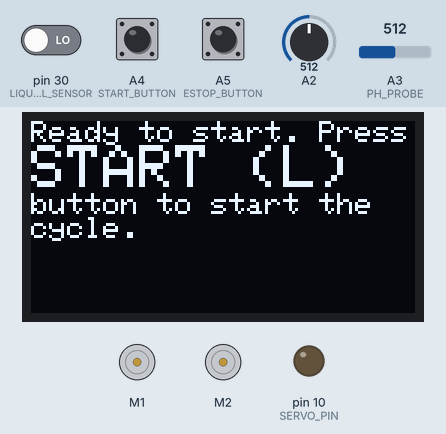
Simulated run of this sketch. Board: Arduino Mega 2560, built with avr-gcc and run on an emulated ATmega2560. Parts: 128×64 one-colour display, 2 × DC motor (green arrow = forward, orange = backward, longer = faster), output pins drawn as LEDs (lit = HIGH). Inputs (shaded band) come from the test bench; at power-on: A4 (START_BUTTON) HIGH, pin 30 (LIQUID_LEVEL_SENSOR) LOW, A2 = 512, A3 (PH_PROBE) = 512, A5 (ESTOP_BUTTON) HIGH. What the sketch prints to the serial monitor is not drawn.

Above: at 1.9 s.
2.0 s: A4 (START_BUTTON) pulled LOW for 0.15 s
At 2.5 s:
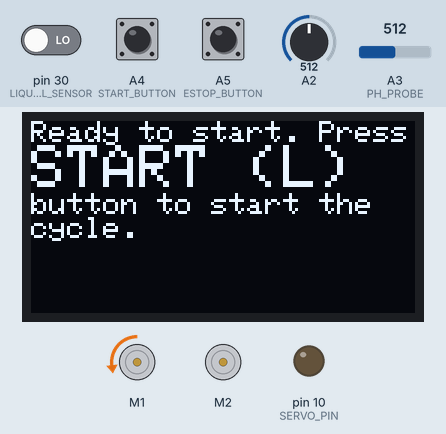
At 15.9 s:
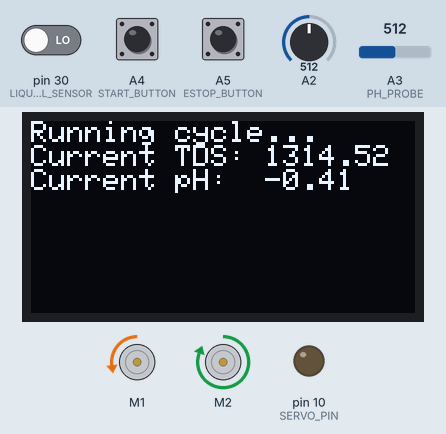
Timing chart, 0 to 16.7 s (numbered marks = the images above; inputs shaded):
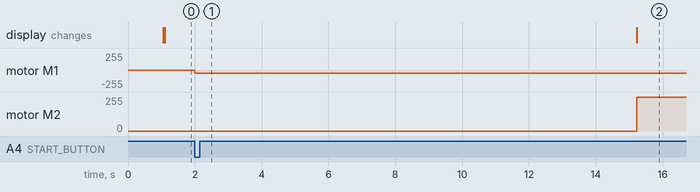

The sketch:

PrototypeCode.ino
```cpp
#include "GravityTDS.h"
#include <AFMotor.h>
#include <Adafruit_GFX.h>
#include <Adafruit_SSD1306.h>
#include <Wire.h>
#include <math.h>
#include <Servo.h>

#define INDIVIDUAL_TESTING true

// SETPOINT DEFINITIONS
#define TDS_SETPOINT 1500
#define PH_SETPOINT 6.5

// pH CALIBRATION VALUES
#define PH_V4 1.789
#define PH_V7 1.270
#define PH_RANGE 0.2

// PIN DEFINITIONS
#define START_BUTTON A4
#define ESTOP_BUTTON A5
#define PH_PROBE A3
#define TDS_PROBE A2
#define LIQUID_LEVEL_SENSOR 30

// FLOW RATE DEFINITIONS (cm^3 s^-1)
#define PH_RATE 1
#define REVERSE_RATE 8.75
#define FORWARD_RATE 33.16667

// The OLEDs you have in your kit are 0.96" I2C 128x64 Monochrome OLEDs
//  0.96" is the screen size, I2C is the protocol it uses to talk to the Arduino
#define SCREEN_WIDTH 128 // OLED display width, in pixels.
#define SCREEN_HEIGHT 64 // OLED display height, in pixels
#define OLED_RESET -1    // Reset pin # (or -1 if sharing Arduino reset pin)
Adafruit_SSD1306 display(SCREEN_WIDTH, SCREEN_HEIGHT, &Wire, OLED_RESET);

#define OLED_I2C_ADDRESS 0x3C

GravityTDS TDSProbe;

// MOTORS
AF_DCMotor pHPump(3);
AF_DCMotor forwardPump(1);
AF_DCMotor reversePump(2);
AF_DCMotor mixingMotor(4);

// Use a positional servo rated for 180 degrees of travel.
const int SERVO_PIN = 10;
const int SERVO_HOME_DEG = 180;
const int SERVO_DISPENSE_DEG = 0;
const unsigned long SERVO_STEP_MS = 20;
const unsigned long SERVO_HOLD_MS = 4000;
Servo servo;

float TDS;
float pH;
float volumeToTrough;

void setup() {
  Serial.begin(9600);

  delay(
      1000); // allow all sensors to stabilize somewhat before starting anything

  // SET CORRECT PIN MODES
  pinMode(START_BUTTON, INPUT_PULLUP);
  pinMode(ESTOP_BUTTON, INPUT_PULLUP);
  digitalWrite(SERVO_PIN, LOW);
  pinMode(SERVO_PIN, OUTPUT);

  // INITIALIZE TDS PROBE
  TDSProbe.setPin(TDS_PROBE);
  TDSProbe.setAref(5.0);
  TDSProbe.setAdcRange(1024);
  TDSProbe.begin();

  /* This section is used to initilize the OLED Display. If the display.begin()
   * fails, it locks the setup into a loop. You dont need to change anything.
   * You can use this section of the code as is. If you don't see anything on
   * the screen, change the OLED_I2C_ADDRESS defined above to 0x3D
   */
  if (!display.begin(SSD1306_SWITCHCAPVCC, OLED_I2C_ADDRESS)) {
    Serial.println(F("DEBUG: SSD1306 allocation failed, halting"));
    for (;;)
      ; // Don't proceed, loop forever if the OLED did not initialize
  }

  // prevent starting if liquid not up to required level

  display.clearDisplay();
  display.setTextSize(1);
  display.setTextColor(SSD1306_WHITE);
  display.setCursor(0, 0);
  display.println(F("Please fill tank to required level."));
  display.display();

  Serial.println("DEBUG: waiting for water level");

  while (digitalRead(LIQUID_LEVEL_SENSOR) ==
         HIGH) { // while no water is detected
    continue;    // do nothing
  }

  Serial.println("DEBUG: water level adequate, continuing");

  // Display text on start instructing user to press START to start cycle

  display.clearDisplay();
  display.setTextSize(1);
  display.setTextColor(SSD1306_WHITE);
  display.setCursor(0, 0);

  display.println(F("Ready to start. Press"));
  display.setTextSize(2);
  display.println(F("START (L)"));
  display.setTextSize(1);
  display.println(F("button to start the\ncycle."));
  display.display();

  Serial.println("DEBUG: waiting for user input");

  while (digitalRead(START_BUTTON) == HIGH) {
    continue; // do nothing until start button is pulled LOW
  }

  Serial.println("DEBUG: starting mixing subassembly");

  // FIRST STEP: START MIXING
  //mixing();

  // SECOND STEP: NUTRIENT DISPENSING
  //nutrientDispensing();

  // THIRD STEP: BALANCE pH
  //phBalancing();

  // FOURTH STEP: CYCLE
  cycle();

  // FIFTH STEP: END
  /*forwardPump.run(RELEASE);

  delay(1000 * (volumeToTrough / REVERSE_RATE));

  reversePump.run(RELEASE);*/

  display.clearDisplay();
  display.setTextSize(1);
  display.println(F("Cycle complete."));
  display.display();
  delay(10000);
}

// Function principally written by Neil St. Amor
// Modified by Christian Rodriguez-Burns
void startMagneticStirring(void) {
  mixingMotor.setSpeed(0);

  mixingMotor.run(FORWARD);

  Serial.println("DEBUG(startMagneticStirring): ramping up motor");

  // Soft-start ramp: 0 to 255 over ~1.5 seconds
  // Prevents the magnetic coupling from slipping on startup
  for (int speed = 0; speed <= 255; speed += 5) {
    Serial.print("DEBUG(startMagneticStirring): current speed ");
    Serial.println(speed);
    mixingMotor.setSpeed(speed);
    delay(30);
  }

  // Lock at 100% full throttle
  mixingMotor.setSpeed(255);
}

void mixing(void) {
  display.clearDisplay();
  display.setCursor(0, 0);
  display.println(F("Starting mixing..."));
  display.display();

  startMagneticStirring();

  float pH = pHRead();
  float TDS = TDSRead();

  while (true) {
    if (digitalRead(ESTOP_BUTTON) == LOW) {
      emergencyStop();
    }

    pH = pHRead();
    TDS = TDSRead();

    displayMeasurements(2, TDS, pH);

    delay(750);

    Serial.println("LOOP");
  }
}

// Keep checking the emergency stop during both movement and holds.
void waitWithEmergencyStop(unsigned long durationMs) {
  const unsigned long started = millis();
  do {
    if (digitalRead(ESTOP_BUTTON) == LOW) {
      emergencyStop();
    }
  } while (millis() - started < durationMs);
}

void holdNutrientServo(int angle) {
  Serial.print(F("DEBUG(nutrientDispensing): Holding command at "));
  Serial.print(angle);
  Serial.print(F(" degrees for "));
  Serial.print(SERVO_HOLD_MS / 1000);
  Serial.println(F(" seconds."));
  waitWithEmergencyStop(SERVO_HOLD_MS);
}

void moveNutrientServo(int fromAngle, int toAngle) {
  Serial.print(F("DEBUG(nutrientDispensing): Sweeping from "));
  Serial.print(fromAngle);
  Serial.print(F(" to "));
  Serial.print(toAngle);
  Serial.println(F(" degrees."));

  const int step = toAngle > fromAngle ? 1 : -1;
  for (int angle = fromAngle; angle != toAngle;) {
    angle += step;
    servo.write(angle);
    waitWithEmergencyStop(SERVO_STEP_MS);
  }
  holdNutrientServo(toAngle);
}

void nutrientDispensing(void) {
  if (digitalRead(ESTOP_BUTTON) == LOW) {
    emergencyStop();
  }

  // Set the home command before enabling the signal on pin 10.
  servo.write(SERVO_HOME_DEG);
  servo.attach(SERVO_PIN);
  holdNutrientServo(SERVO_HOME_DEG);

  TDS = TDSRead();

  // Keep repeating in the current debug mode.
  while (INDIVIDUAL_TESTING || (TDS < TDS_SETPOINT)) {
    if (digitalRead(ESTOP_BUTTON) == LOW) {
      emergencyStop();
    }

    pH = pHRead();
    TDS = TDSRead();
    displayMeasurements(1, TDS, pH);

    if (digitalRead(ESTOP_BUTTON) == LOW) {
      emergencyStop();
    }
    moveNutrientServo(SERVO_HOME_DEG, SERVO_DISPENSE_DEG);
    moveNutrientServo(SERVO_DISPENSE_DEG, SERVO_HOME_DEG);
  }
}

void cycle(void) {
  float volumeToTrough = M_PI * pow(3.5, 2) * 3;

  int forwardSpeed = (int)(190 * (REVERSE_RATE / FORWARD_RATE));

  Serial.print("DEBUG(cycle): forward speed ");
  Serial.println(forwardSpeed);

  forwardPump.setSpeed(forwardSpeed);
  reversePump.setSpeed(255);
  forwardPump.run(BACKWARD);

  delay(1000 * (volumeToTrough / REVERSE_RATE));

  reversePump.run(FORWARD);

  while (INDIVIDUAL_TESTING || (TDS > TDS_SETPOINT * 0.90)) {
    if (digitalRead(ESTOP_BUTTON) == LOW) {
      emergencyStop();
    }

    pH = pHRead();
    TDS = TDSRead();

    displayMeasurements(2, TDS, pH);

    delay(750);
  }
}

void phBalancing(void) {
  for (;;) {
    if (digitalRead(ESTOP_BUTTON) == LOW) {
      emergencyStop();
    }

    pH = pHRead();
    TDS = TDSRead();

    displayMeasurements(1, TDS, pH);

    if (!INDIVIDUAL_TESTING && (pH <= PH_SETPOINT + PH_RANGE && pH >= PH_SETPOINT - PH_RANGE)) { // bad
      break;
    } else {
      dispensepHSolution();
    }

    delay(750);
  }
}

void displayMeasurements(int stage, float tds, float ph) {
  display.clearDisplay();
  display.setCursor(0, 0);
  display.setTextSize(1);
  switch (stage) {
  case 0:
    display.println(F("Dispensing nutrients..."));
    break;
  case 1:
    display.println(F("Balancing pH..."));
    break;
  case 2:
    display.println(F("Running cycle..."));
    break;
  default:
    display.println(F("Unknown stage!!!"));
    break;
  }
  display.print(F("Current TDS: "));
  display.println(tds);
  display.print(F("Current pH:  "));
  display.println(ph);
  display.display();
}

float pHRead(void) {
  // determine slope
  float slope = (7.0 - 4.0) / (PH_V7 - PH_V4);
  // determine calibration offset
  float calibrationOffset = 7.0 - (slope - PH_V7);

  float probeVoltage = analogRead(PH_PROBE) * (5.0 / 1023.0);

  float pH = (slope * probeVoltage) + calibrationOffset;

  return pH;
}

float TDSRead(void) {
  TDSProbe.update();
  float TDS = TDSProbe.getTdsValue();
  return TDS;
}

void emergencyStop(void) {
  if (servo.attached()) {
    servo.detach();
    digitalWrite(SERVO_PIN, LOW);
  }
  Serial.println("DEBUG(emergencyStop): Stopping.");
  display.clearDisplay();
  display.setCursor(0, 0);
  display.setTextSize(1);
  display.println(F("STOPPING!"));
  display.display();

  pHPump.run(RELEASE);
  forwardPump.run(RELEASE);
  reversePump.run(RELEASE);

  for (int speed = 255; speed >= 0; speed -= 5) {
    Serial.print("DEBUG(emergencyStop): current speed ");
    Serial.println(speed);
    mixingMotor.setSpeed(speed);
    delay(30);
  }


  mixingMotor.run(RELEASE);

  //holdNutrientServo(SERVO_HOME_DEG);

  display.clearDisplay();
  display.setCursor(0, 0);
  display.setTextSize(1);
  display.println(F("STOPPED PLEASE RESET"));
  display.display();

  for (;;)
    ; // infinite loop to prevent execution
}

void dispensepHSolution(void) {
  float volume = 1;
  pHPump.setSpeed(
      255); // Set the speed of pump. Uses an 8 bit value, 255 = 100% speed.
  pHPump.run(FORWARD);

  delay(1000 * (volume / PH_RATE));

  pHPump.run(RELEASE);
}

void loop() {
  Serial.println("DEBUG: setup() has finished, execution halted");
  for (;;)
    ; // put your main code here, to run repeatedly:
}
```

Measured:
- after the input at 2.0 s, motor M1: stopped → backward 50/255 at once; motor M2: stopped → forward 255/255 after 13.2 s
